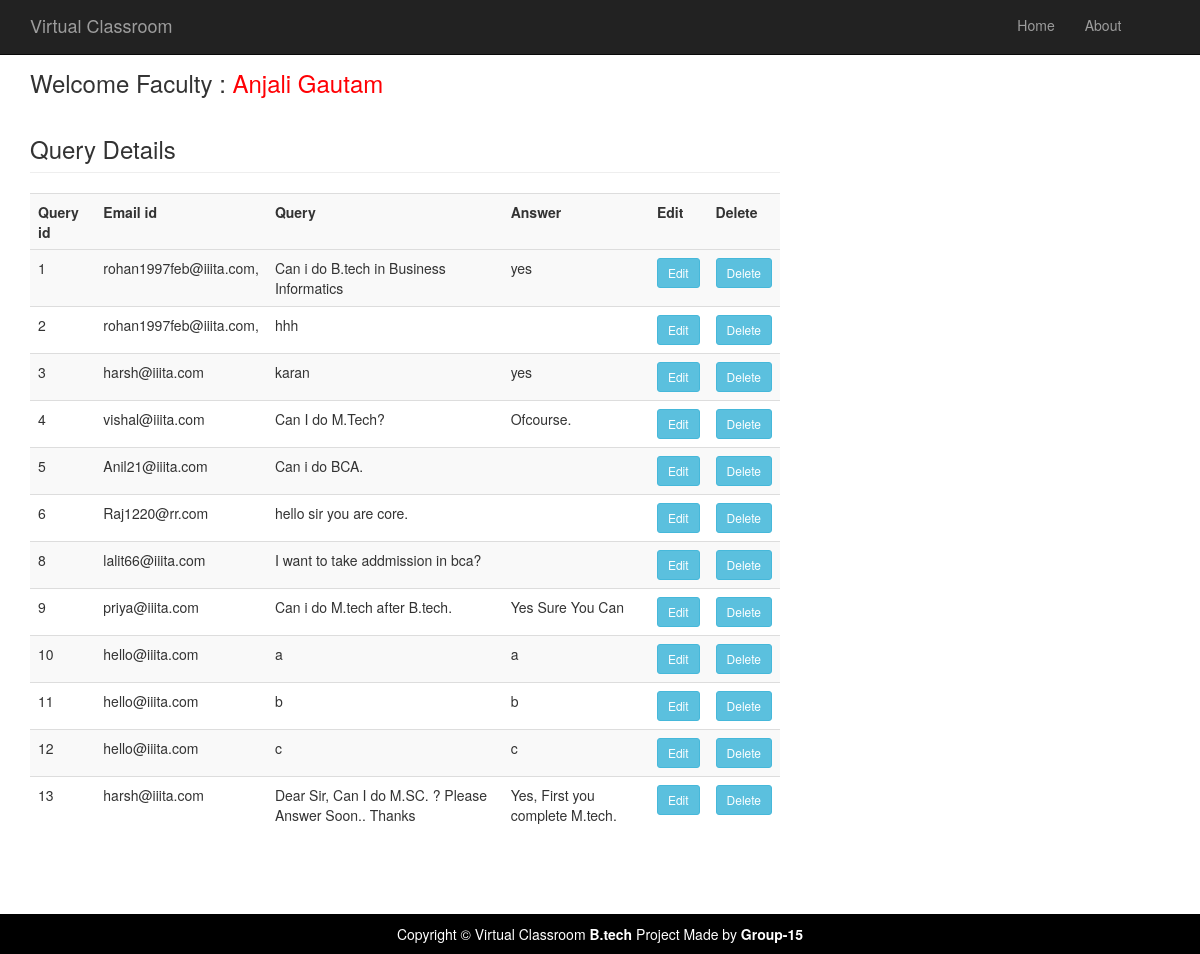
Screenshot of /qureydetails.php (signed in) with the database file from the repository.
### tables this page shows
CREATE TABLE `query` (
  `Query` text NOT NULL,
  `Ans` text NOT NULL,
  `Eid` varchar(35) NOT NULL,
  `Qid` int(11) NOT NULL
);

### qureydetails.php (the view, shortened to what this page needs)
<?php
$fname = $_SESSION["fname"];
?>
<?php include('fhead.php');  ?>
<div class="container">
	<div class="row">
		<div class="col-md-8">
			<h3> Welcome Faculty : <a href="welcomefaculty.php" ><span style="color:#FF0004"> <?php echo $fname; ?></span></a> </h3>
			<?php
			include( "database.php" );
			$sql = "select * from  query";
			$result = mysqli_query( $connect, $sql );
			echo "<h3 class='page-header' >Query Details</h3>";
			echo "<table class='table table-striped' style='width:100%'>
				<tr>
					<th>Query id</th>
					<th>Email id</th>
					<th>Query</th>
					<th>Answer</th>
					<th>Edit</th>
					<th>Delete</th>
				<tr>";
			while ( $row = mysqli_fetch_array( $result ) ) {
				?>
			<tr>
				<td>
					<?PHP echo $row['Qid'];?>
				</td>
				<td>
					<?PHP echo $row['Eid'];?>
				</td>
				<td>
					<?PHP echo $row['Query'];?>
				</td>
				<td>
					<?PHP echo $row['Ans'];?>
				</td>
				<td><a href="updatequery.php?gid=<?php echo $row['Qid']; ?>"><input type="button" Value="Edit" class="btn btn-info btn-sm"></a>
				</td>
				<td><a href="qureydetails.php?deleteid=<?php echo $row['Qid']; ?>"><input type="button" Value="Delete" name="" class="btn btn-info btn-sm"></a>
				</td>
			</tr>
			<?php } ?>
			</table>
		</div>
	</div>
	<?php include('allfoot.php');  ?>

### css/modern-business.css (style rules this page uses)
html, body { height: 100%; }
body { padding-top: 50px; }

### rows the page displays
query: Qid "1", Eid "rohan1997feb@iiita.com,", Query "Can i do B.tech in Business Informatics", Ans "yes"
query: Qid "2", Eid "rohan1997feb@iiita.com,", Query "hhh"
query: Qid "3", Eid "harsh@iiita.com", Query "karan", Ans "yes"
query: Qid "4", Eid "vishal@iiita.com", Query "Can I do M.Tech?", Ans "Ofcourse."
query: Qid "5", Eid "Anil21@iiita.com", Query "Can i do BCA."
query: Qid "6", Eid "Raj1220@rr.com", Query "hello sir you are core."
query: Qid "8", Eid "lalit66@iiita.com", Query "I want to take addmission in bca?"
query: Qid "9", Eid "priya@iiita.com", Query "Can i do M.tech after B.tech.", Ans "Yes Sure You Can"
query: Qid "10", Eid "hello@iiita.com", Query "a", Ans "a"
query: Qid "11", Eid "hello@iiita.com", Query "b", Ans "b"
query: Qid "12", Eid "hello@iiita.com", Query "c", Ans "c"
query: Qid "13", Eid "harsh@iiita.com", Query "Dear Sir, Can I do M.SC. ? Please Answer Soon.. Thanks", Ans "Yes, First you complete M.tech."

### other values shown
$fname "Anjali Gautam"
